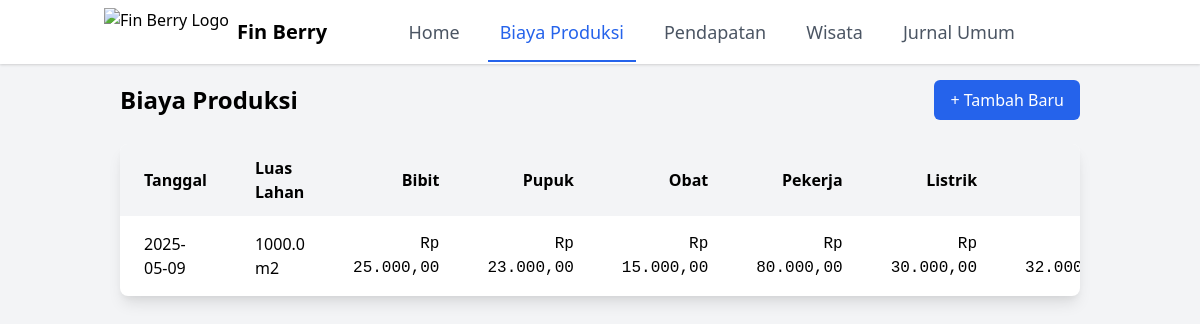
Screenshot of /production with the database file from the repository.
### models.py (models this page shows)
class ProductionCost(db.Model):
    id = db.Column(db.Integer, primary_key=True)
    date = db.Column(db.Date, nullable=False)
    land_area = db.Column(db.Float, nullable=False)
    seed_cost = db.Column(db.Float, nullable=False)
    fertilizer_cost = db.Column(db.Float, nullable=False)
    medicine_cost = db.Column(db.Float, nullable=False)
    equipment_cost = db.Column(db.Float, nullable=False)
    labor_cost = db.Column(db.Float, nullable=False)
    electricity_cost = db.Column(db.Float, nullable=False)
    water_cost = db.Column(db.Float, nullable=False)

### app.py (the view)
@app.route('/production')
def production_list():
    items = ProductionCost.query.all()
    return render_template('production.html', items=items)

### app.py (called while the page is built)
@app.template_filter('rupiah')
def format_rupiah(value):
    try:
        v = float(value)
        return "Rp {:,.2f}".format(v).replace(",", "X").replace(".", ",").replace("X", ".")
    except (ValueError, TypeError):
        return "Rp 0,00"

### templates/production.html (shortened to what this page needs)
{% extends 'base.html' %} {% block content %}
<div class="container mx-auto px-4">
  <div class="flex justify-between items-center mb-6">
    <h1 class="text-2xl font-bold">Biaya Produksi</h1>
    <a
      href="{{ url_for('production_add') }}"
      class="bg-blue-600 hover:bg-blue-700 text-white px-4 py-2 rounded-md transition-colors"
    >
      + Tambah Baru
    </a>
  </div>
  <div class="bg-white shadow-lg rounded-lg overflow-hidden">
    <div class="overflow-x-auto">
      <table class="min-w-full">
        <thead class="bg-gray-100">
          <tr>
            <th class="px-6 py-3 text-left">Tanggal</th>
            <th class="px-6 py-3 text-left">Luas Lahan</th>
            <th class="px-6 py-3 text-right">Bibit</th>
            <th class="px-6 py-3 text-right">Pupuk</th>
            <th class="px-6 py-3 text-right">Obat</th>
            <th class="px-6 py-3 text-right">Pekerja</th>
            <th class="px-6 py-3 text-right">Listrik</th>
            <th class="px-6 py-3 text-right">Air</th>
          </tr>
        </thead>
        <tbody class="divide-y">
          {% if items %} {% for i in items %}
          <tr class="hover:bg-gray-50">
            <td class="px-6 py-4">{{ i.date.strftime('%Y-%m-%d') }}</td>
            <td class="px-6 py-4">{{ i.land_area }} m2</td>
            <td class="px-6 py-4 text-right font-mono">
              {{ i.seed_cost | rupiah }}
            </td>
            <td class="px-6 py-4 text-right font-mono">
              {{ i.fertilizer_cost | rupiah }}
            </td>
            <td class="px-6 py-4 text-right font-mono">
              {{ i.medicine_cost | rupiah }}
            </td>
            <td class="px-6 py-4 text-right font-mono">
              {{ i.labor_cost | rupiah }}
            </td>
            <td class="px-6 py-4 text-right font-mono">
              {{ i.electricity_cost | rupiah }}
            </td>
            <td class="px-6 py-4 text-right font-mono">
            </td>
          </tr>
          {% endfor %} {% else %}
          <tr>
            <td colspan="9" class="px-6 py-4 text-center text-gray-500">
              Belum ada data produksi
            </td>
          </tr>
          {% endif %}
        </tbody>
      </table>
    </div>
  </div>
</div>
{% endblock %}

### rows the page displays
ProductionCost: date "2025-05-09", land_area "1000.0", seed_cost|rupiah "Rp 25.000,00", fertilizer_cost|rupiah "Rp 23.000,00", medicine_cost|rupiah "Rp 15.000,00", labor_cost|rupiah "Rp 80.000,00", electricity_cost|rupiah "Rp 30.000,00"
